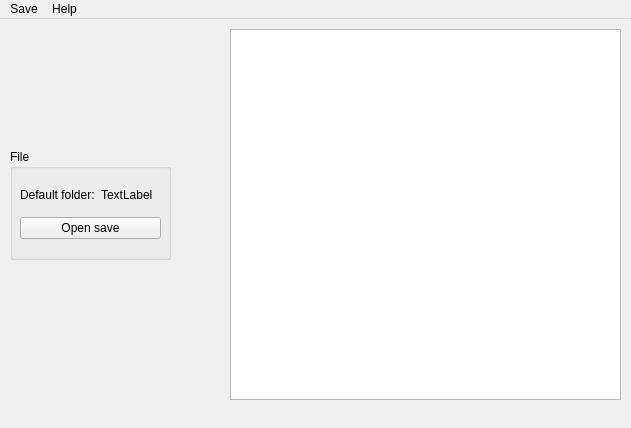
<?xml version="1.0" encoding="UTF-8"?>
<ui version="4.0">
 <class>MainWindow</class>
 <widget class="QMainWindow" name="MainWindow">
  <property name="geometry">
   <rect>
    <x>0</x>
    <y>0</y>
    <width>631</width>
    <height>428</height>
   </rect>
  </property>
  <property name="windowTitle">
   <string>Config Parser</string>
  </property>
  <property name="windowIcon">
   <iconset>
    <normaloff>CoPUI.ico</normaloff>CoPUI.ico</iconset>
  </property>
  <property name="styleSheet">
   <string notr="true"/>
  </property>
  <widget class="QWidget" name="centralwidget">
   <widget class="QGroupBox" name="groupBox">
    <property name="geometry">
     <rect>
      <x>10</x>
      <y>130</y>
      <width>161</width>
      <height>111</height>
     </rect>
    </property>
    <property name="title">
     <string>File</string>
    </property>
    <widget class="QWidget" name="">
     <property name="geometry">
      <rect>
       <x>10</x>
       <y>29</y>
       <width>141</width>
       <height>61</height>
      </rect>
     </property>
     <layout class="QVBoxLayout" name="verticalLayout">
      <item>
       <layout class="QHBoxLayout" name="horizontalLayout">
        <item>
         <widget class="QLabel" name="label">
          <property name="text">
           <string>Default folder:</string>
          </property>
         </widget>
        </item>
        <item>
         <widget class="QLabel" name="folderStatus">
          <property name="text">
           <string>TextLabel</string>
          </property>
         </widget>
        </item>
       </layout>
      </item>
      <item>
       <widget class="QPushButton" name="opensave">
        <property name="text">
         <string>Open save</string>
        </property>
       </widget>
      </item>
     </layout>
    </widget>
   </widget>
   <widget class="QListWidget" name="content">
    <property name="geometry">
     <rect>
      <x>230</x>
      <y>10</y>
      <width>391</width>
      <height>371</height>
     </rect>
    </property>
   </widget>
  </widget>
  <widget class="QMenuBar" name="menubar">
   <property name="geometry">
    <rect>
     <x>0</x>
     <y>0</y>
     <width>631</width>
     <height>22</height>
    </rect>
   </property>
   <widget class="QMenu" name="menuSave">
    <property name="title">
     <string>Save</string>
    </property>
    <addaction name="request_backup"/>
   </widget>
   <widget class="QMenu" name="menuHelp">
    <property name="title">
     <string>Help</string>
    </property>
    <addaction name="actionWebsite"/>
    <addaction name="actionError_codes"/>
   </widget>
   <addaction name="menuSave"/>
   <addaction name="menuHelp"/>
  </widget>
  <action name="request_backup">
   <property name="text">
    <string>Request new backup</string>
   </property>
  </action>
  <action name="actionWebsite">
   <property name="text">
    <string>Website</string>
   </property>
  </action>
  <action name="actionAbout_QT">
   <property name="text">
    <string>About QT</string>
   </property>
  </action>
  <action name="actionError_codes">
   <property name="text">
    <string>Error codes</string>
   </property>
  </action>
 </widget>
 <resources/>
 <connections/>
</ui>
